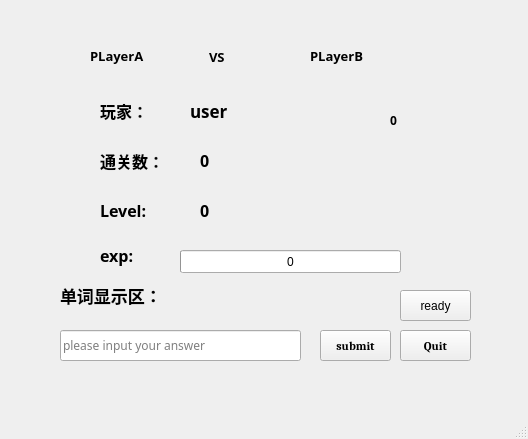
<?xml version="1.0" encoding="UTF-8"?>
<ui version="4.0">
 <class>Battle</class>
 <widget class="QMainWindow" name="Battle">
  <property name="geometry">
   <rect>
    <x>0</x>
    <y>0</y>
    <width>528</width>
    <height>439</height>
   </rect>
  </property>
  <property name="windowTitle">
   <string>MainWindow</string>
  </property>
  <widget class="QWidget" name="centralwidget">
   <widget class="QLabel" name="label">
    <property name="geometry">
     <rect>
      <x>209</x>
      <y>41</y>
      <width>41</width>
      <height>31</height>
     </rect>
    </property>
    <property name="font">
     <font>
      <family>Adobe 黑体 Std R</family>
      <pointsize>10</pointsize>
      <weight>75</weight>
      <bold>true</bold>
     </font>
    </property>
    <property name="text">
     <string>VS</string>
    </property>
   </widget>
   <widget class="QLabel" name="playerA">
    <property name="geometry">
     <rect>
      <x>90</x>
      <y>40</y>
      <width>81</width>
      <height>31</height>
     </rect>
    </property>
    <property name="font">
     <font>
      <family>Adobe 黑体 Std R</family>
      <pointsize>10</pointsize>
      <weight>75</weight>
      <bold>true</bold>
     </font>
    </property>
    <property name="text">
     <string>PLayerA</string>
    </property>
   </widget>
   <widget class="QLabel" name="playerB">
    <property name="geometry">
     <rect>
      <x>310</x>
      <y>40</y>
      <width>81</width>
      <height>31</height>
     </rect>
    </property>
    <property name="font">
     <font>
      <family>Adobe 黑体 Std R</family>
      <pointsize>10</pointsize>
      <weight>75</weight>
      <bold>true</bold>
     </font>
    </property>
    <property name="text">
     <string>PLayerB</string>
    </property>
   </widget>
   <widget class="QProgressBar" name="progressBar">
    <property name="geometry">
     <rect>
      <x>180</x>
      <y>250</y>
      <width>221</width>
      <height>23</height>
     </rect>
    </property>
    <property name="maximum">
     <number>150</number>
    </property>
    <property name="value">
     <number>0</number>
    </property>
    <property name="invertedAppearance">
     <bool>false</bool>
    </property>
    <property name="format">
     <string>%v</string>
    </property>
   </widget>
   <widget class="QPushButton" name="Quit">
    <property name="geometry">
     <rect>
      <x>400</x>
      <y>330</y>
      <width>71</width>
      <height>31</height>
     </rect>
    </property>
    <property name="font">
     <font>
      <family>Cambria</family>
      <pointsize>9</pointsize>
      <weight>75</weight>
      <bold>true</bold>
     </font>
    </property>
    <property name="text">
     <string>Quit</string>
    </property>
   </widget>
   <widget class="QLabel" name="label_6">
    <property name="geometry">
     <rect>
      <x>60</x>
      <y>280</y>
      <width>131</width>
      <height>31</height>
     </rect>
    </property>
    <property name="font">
     <font>
      <family>楷体</family>
      <pointsize>13</pointsize>
      <weight>75</weight>
      <bold>true</bold>
     </font>
    </property>
    <property name="text">
     <string>单词显示区：</string>
    </property>
   </widget>
   <widget class="QLabel" name="level">
    <property name="geometry">
     <rect>
      <x>200</x>
      <y>200</y>
      <width>72</width>
      <height>21</height>
     </rect>
    </property>
    <property name="font">
     <font>
      <family>微软雅黑</family>
      <pointsize>12</pointsize>
      <weight>75</weight>
      <bold>true</bold>
     </font>
    </property>
    <property name="text">
     <string>0</string>
    </property>
   </widget>
   <widget class="QLabel" name="count">
    <property name="geometry">
     <rect>
      <x>200</x>
      <y>150</y>
      <width>72</width>
      <height>21</height>
     </rect>
    </property>
    <property name="font">
     <font>
      <family>微软雅黑</family>
      <pointsize>12</pointsize>
      <weight>75</weight>
      <bold>true</bold>
     </font>
    </property>
    <property name="mouseTracking">
     <bool>false</bool>
    </property>
    <property name="text">
     <string>0</string>
    </property>
   </widget>
   <widget class="QPushButton" name="submit">
    <property name="geometry">
     <rect>
      <x>320</x>
      <y>330</y>
      <width>71</width>
      <height>31</height>
     </rect>
    </property>
    <property name="font">
     <font>
      <family>Cambria</family>
      <weight>75</weight>
      <bold>true</bold>
     </font>
    </property>
    <property name="text">
     <string>submit</string>
    </property>
   </widget>
   <widget class="QLineEdit" name="answer">
    <property name="geometry">
     <rect>
      <x>60</x>
      <y>330</y>
      <width>241</width>
      <height>31</height>
     </rect>
    </property>
    <property name="font">
     <font>
      <family>SimSun-ExtB</family>
      <pointsize>9</pointsize>
      <weight>50</weight>
      <bold>false</bold>
     </font>
    </property>
    <property name="placeholderText">
     <string>please input your answer</string>
    </property>
   </widget>
   <widget class="QLabel" name="label_4">
    <property name="geometry">
     <rect>
      <x>100</x>
      <y>240</y>
      <width>41</width>
      <height>31</height>
     </rect>
    </property>
    <property name="font">
     <font>
      <family>微软雅黑</family>
      <pointsize>12</pointsize>
      <weight>75</weight>
      <bold>true</bold>
     </font>
    </property>
    <property name="text">
     <string>exp:</string>
    </property>
   </widget>
   <widget class="QLabel" name="label_5">
    <property name="geometry">
     <rect>
      <x>100</x>
      <y>150</y>
      <width>81</width>
      <height>21</height>
     </rect>
    </property>
    <property name="font">
     <font>
      <family>华文楷体</family>
      <pointsize>12</pointsize>
      <weight>75</weight>
      <bold>true</bold>
     </font>
    </property>
    <property name="text">
     <string>通关数：</string>
    </property>
   </widget>
   <widget class="QLabel" name="user">
    <property name="geometry">
     <rect>
      <x>190</x>
      <y>100</y>
      <width>101</width>
      <height>21</height>
     </rect>
    </property>
    <property name="font">
     <font>
      <family>Sitka Display</family>
      <pointsize>13</pointsize>
      <weight>75</weight>
      <bold>true</bold>
     </font>
    </property>
    <property name="text">
     <string>user</string>
    </property>
    <property name="textFormat">
     <enum>Qt::PlainText</enum>
    </property>
   </widget>
   <widget class="QLabel" name="word">
    <property name="geometry">
     <rect>
      <x>200</x>
      <y>280</y>
      <width>171</width>
      <height>31</height>
     </rect>
    </property>
    <property name="font">
     <font>
      <family>Sitka Heading</family>
      <pointsize>16</pointsize>
      <weight>75</weight>
      <bold>true</bold>
     </font>
    </property>
    <property name="styleSheet">
     <string notr="true"/>
    </property>
    <property name="text">
     <string/>
    </property>
   </widget>
   <widget class="QLabel" name="label_8">
    <property name="geometry">
     <rect>
      <x>100</x>
      <y>200</y>
      <width>61</width>
      <height>21</height>
     </rect>
    </property>
    <property name="font">
     <font>
      <family>微软雅黑</family>
      <pointsize>12</pointsize>
      <weight>75</weight>
      <bold>true</bold>
     </font>
    </property>
    <property name="text">
     <string>Level:</string>
    </property>
   </widget>
   <widget class="QLabel" name="label_9">
    <property name="geometry">
     <rect>
      <x>100</x>
      <y>100</y>
      <width>61</width>
      <height>21</height>
     </rect>
    </property>
    <property name="font">
     <font>
      <family>华文楷体</family>
      <pointsize>12</pointsize>
      <weight>75</weight>
      <bold>true</bold>
     </font>
    </property>
    <property name="text">
     <string>玩家：</string>
    </property>
   </widget>
   <widget class="QPushButton" name="ready">
    <property name="geometry">
     <rect>
      <x>400</x>
      <y>290</y>
      <width>71</width>
      <height>31</height>
     </rect>
    </property>
    <property name="text">
     <string>ready</string>
    </property>
   </widget>
   <widget class="QLabel" name="lcd">
    <property name="geometry">
     <rect>
      <x>390</x>
      <y>110</y>
      <width>81</width>
      <height>21</height>
     </rect>
    </property>
    <property name="font">
     <font>
      <family>Adobe Gothic Std B</family>
      <weight>75</weight>
      <bold>true</bold>
     </font>
    </property>
    <property name="text">
     <string>0</string>
    </property>
   </widget>
  </widget>
  <widget class="QMenuBar" name="menubar">
   <property name="geometry">
    <rect>
     <x>0</x>
     <y>0</y>
     <width>528</width>
     <height>26</height>
    </rect>
   </property>
  </widget>
  <widget class="QStatusBar" name="statusbar"/>
 </widget>
 <resources/>
 <connections/>
</ui>
